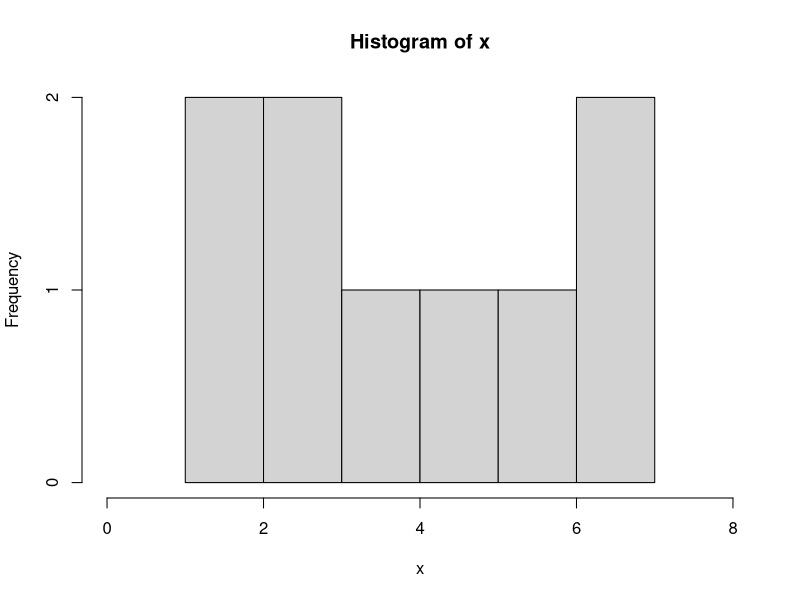
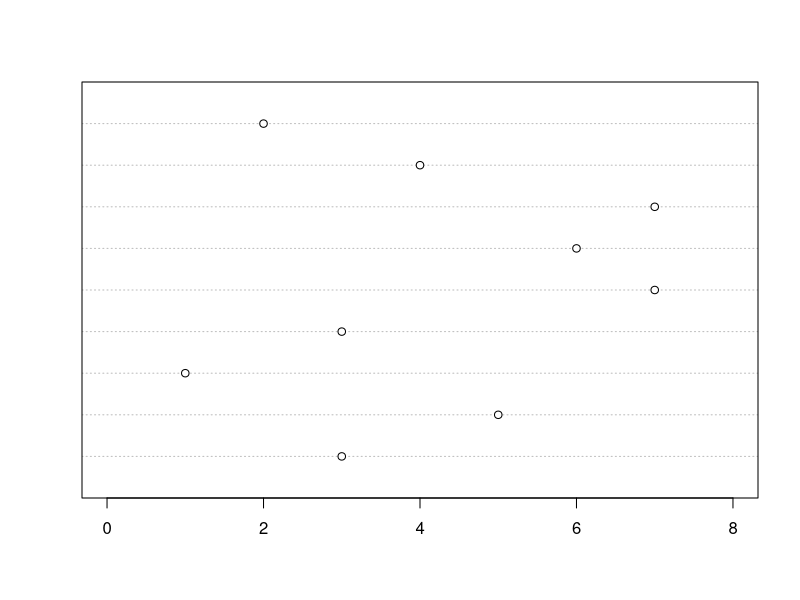

Source code (R) for these figures, in order:
# Coding-assistant note: OpenAI Codex assisted with coding. The project owner made the key decisions on how to segment and manage the data.
#ata set
x <- c(3, 5, 1, 3, 7, 6, 7, 4, 2) # creating a variable

# extract info
n <- length(x) # extracting the length (n)
mean_x <- mean(x) # calculating the mean

#variance
ss <- sum((mean_x - x)^2) # calculating the sum of squares

v <- ss/(n-1) # calculating the variance
var(x) # using the R function

# standard deviation
sd <- sqrt(v)
sd(x)

#standard error
se <- sd/n 


# standard error function
sandard_error <- function(x) {
  sd(x)/sqrt(length(x))
  }


hist(x, xlim = c(0, 8))
dotchart(x, xlim = c(0, 8))
